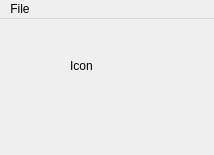
<?xml version="1.0" encoding="UTF-8"?>
<ui version="4.0">
 <class>MainWindow</class>
 <widget class="QMainWindow" name="MainWindow">
  <property name="geometry">
   <rect>
    <x>0</x>
    <y>0</y>
    <width>214</width>
    <height>155</height>
   </rect>
  </property>
  <property name="windowTitle">
   <string>MainWindow</string>
  </property>
  <widget class="QWidget" name="centralWidget">
   <widget class="QLabel" name="label">
    <property name="geometry">
     <rect>
      <x>70</x>
      <y>40</y>
      <width>46</width>
      <height>13</height>
     </rect>
    </property>
    <property name="text">
     <string>Icon</string>
    </property>
   </widget>
  </widget>
  <widget class="QMenuBar" name="menuBar">
   <property name="geometry">
    <rect>
     <x>0</x>
     <y>0</y>
     <width>214</width>
     <height>21</height>
    </rect>
   </property>
   <widget class="QMenu" name="menuFile">
    <property name="title">
     <string>File</string>
    </property>
    <addaction name="actionShow_Icon"/>
    <addaction name="actionShow_Icon_2"/>
    <addaction name="actionExit"/>
   </widget>
   <addaction name="menuFile"/>
  </widget>
  <action name="actionExit">
   <property name="text">
    <string>Exit</string>
   </property>
  </action>
  <action name="actionShow_Icon">
   <property name="text">
    <string>Show Icon 1</string>
   </property>
  </action>
  <action name="actionShow_Icon_2">
   <property name="text">
    <string>Show Icon 2</string>
   </property>
  </action>
 </widget>
 <layoutdefault spacing="6" margin="11"/>
 <resources/>
 <connections/>
</ui>
